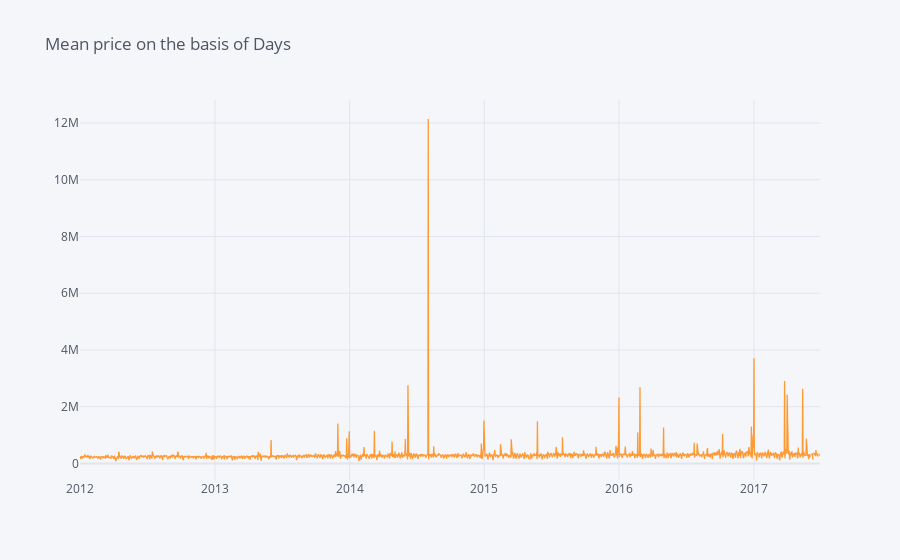

This figure's notebook cell:
### Markdown cell above
### Daily basis

### Code cell
data_group3.Price.resample('D').mean().iplot(kind='line',title="Mean price on the basis of Days")

### Figure 1 — Plotly figure (JSON) as saved in the notebook; plotly's stock layout.template omitted (floating-point values rounded to 4 significant figures; data arrays with more than 128 entries replaced by an {"elided": "..."} marker saying what was removed)
{"data": [{"line": {"color": "rgba(255, 153, 51, 1.0)", "dash": "solid", "shape": "linear", "width": 1.3}, "mode": "lines", "name": "Price", "text": "", "type": "scatter", "x": {"elided": "2007 str values"}, "y": {"elided": "2007 mixed values"}}], "layout": {"legend": {"bgcolor": "#F5F6F9", "font": {"color": "#4D5663"}}, "paper_bgcolor": "#F5F6F9", "plot_bgcolor": "#F5F6F9", "title": {"font": {"color": "#4D5663"}, "text": "Mean price on the basis of Days"}, "xaxis": {"gridcolor": "#E1E5ED", "showgrid": true, "tickfont": {"color": "#4D5663"}, "title": {"font": {"color": "#4D5663"}, "text": ""}, "zerolinecolor": "#E1E5ED"}, "yaxis": {"gridcolor": "#E1E5ED", "showgrid": true, "tickfont": {"color": "#4D5663"}, "title": {"font": {"color": "#4D5663"}, "text": ""}, "zerolinecolor": "#E1E5ED"}}}
